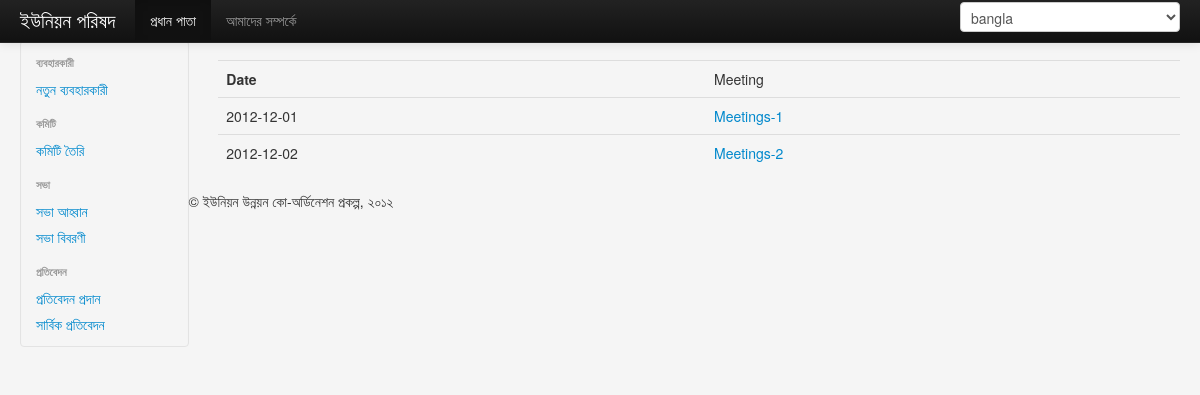
Page /index.php/meeting/view on the committed database.
### tables this page shows
CREATE TABLE IF NOT EXISTS `meeting` (
  `meeting_id` int(11) NOT NULL AUTO_INCREMENT,
  `union_code` int(11) NOT NULL,
  `date` date DEFAULT NULL,
  `time` timestamp NULL DEFAULT NULL,
  `president_id` int(11) DEFAULT NULL,
  `place` text,
  PRIMARY KEY (`meeting_id`)
);

### application/libraries/Bootstrap.php (called while the page is built, shortened)
<?php
class Bootstrap {
    private $ci;
    function __construct() {
        $this->ci = & get_instance();;
    }
    function viewLoader($viewFile='', $data= array(), $headerData = array() ) {
        if( empty($headerData) ){
            $headerData = array('title' => 'Coordination Power');
        }
        $this->ci->load->view('bootstrap/header', $headerData );
        $this->ci->load->view('bootstrap/sidebar');
        $this->ci->load->view($viewFile, $data);
        $this->ci->load->view('bootstrap/footer');
    }
}

### application/controllers/meeting.php (called while the page is built, shortened)
<?php if ( ! defined('BASEPATH')) exit('No direct script access allowed');
class Meeting extends MY_Controller {
    function view($meetingId = null) {
        $this->load->model('Meeting_model');
        if (is_numeric($meetingId)) {
            $meeting = $this->Meeting_model->getInfo($meetingId);
            $this->load->model('User_model');
            $president = $this->User_model->getUserDetailsByUserId($meeting->president_id);
            $this->load->model('Report_model');
            $reports = $this->Report_model->get($meetingId);
            $reportsAvailable = true;
            if (empty($reports)) {
                $reportsAvailable = false;
            }
            $this->bootstrap->viewLoader('meeting/details', array('meeting' => $meeting, 'president' => $president, 'reportsAvailable' => $reportsAvailable));
        } else {
            $meetings = $this->Meeting_model->get(0, 100);
            $this->bootstrap->viewLoader(
                    'meeting/view', array('meetings' => $meetings)
            );
        }
    }
}

### index.php (called while the page is built, shortened)
<?php
require_once BASEPATH.'core/CodeIgniter.php';

### application/models/meeting_model.php (called while the page is built, shortened)
<?php
class Meeting_model extends CI_Model {
    function get( $offset, $limit){
        return $this->db->get(TABLE_MEETING,   $limit, $offset)->result();
    }
}
?>

### application/views/meeting/view.php (the view)
<div class="span10">
    <div class="row-fluid">
        <br />
        <table class="table">
            <tr><th>Date</th> <td>Meeting</td></tr>
            <?php foreach ($meetings as $meeting) { ?>
                <tr>
                    <td ><?php echo $meeting->date; ?></td>
                    <td > <a href="<?php echo site_url('meeting/view/'.$meeting->meeting_id);?>"> Meetings-<?php echo $meeting->meeting_id; ?> </a> </td>
                </tr>
            <?php } ?>
        </table>
    </div>
</div>

### assets/css/style.css (style rules this page uses)
body { padding-top: 40px; padding-bottom: 40px; background-color: #f5f5f5; }

### application/views/bootstrap/header.php (style rules this page uses)
body { padding-top: 60px; padding-bottom: 40px; }

### rows in the picture
meeting: date "2012-12-01", meeting_id "1"
meeting: date "2012-12-02", meeting_id "2"

### other values in the picture
lang('app_title') "ইউনিয়ন পরিষদ"
lang('menu_home') "প্রধান পাতা"
lang('menu_about') "আমাদের সম্পর্কে"
lang('menu_user_head') "ব্যবহারকারী"
lang('menu_user_new') "নতুন ব্যবহারকারী"
lang('menu_committee_head') "কমিটি"
lang('menu_committee_new') "কমিটি তৈরি"
lang('menu_meeting_head') "সভা"
lang('menu_meeting_new') "সভা আহ্বান"
lang('menu_report_head') "প্রতিবেদন"
lang('menu_report_all') "সার্বিক প্রতিবেদন"
form field value "bangla"
